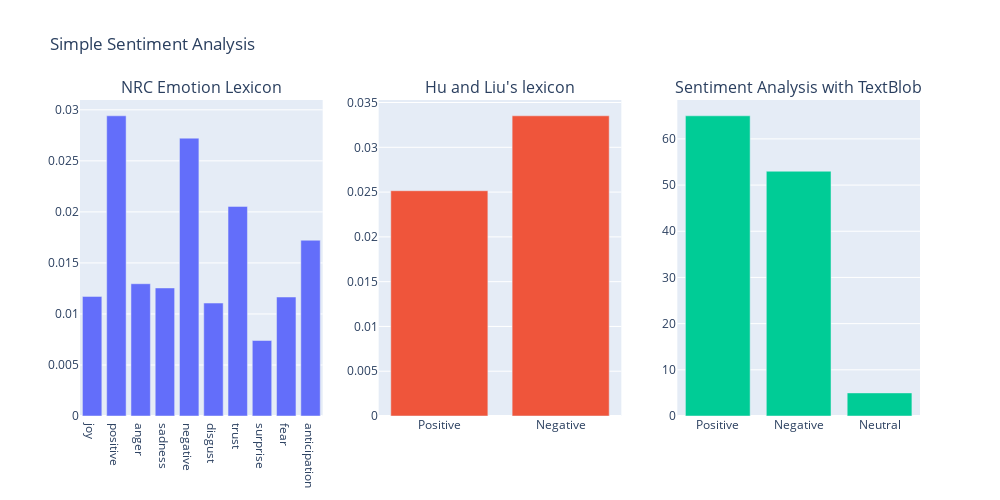

Write notebook code for a chart like this one.
### Code cell
from plotly.subplots import make_subplots
import plotly.graph_objects as go

polarity_scores=reviews_sample['Polarity'].value_counts().reset_index()
fig = make_subplots(rows=1, cols=3,
                   subplot_titles=['NRC Emotion Lexicon',"Hu and Liu's lexicon","Sentiment Analysis with TextBlob"])
fig.add_trace(
go.Bar(x=[emotion for emotion in NRC_emotions.keys()],
       y=[score for score in NRC_emotions.values()],
      showlegend=False),
    row=1,col=1
)
fig.add_trace(
go.Bar(x=["Positive",'Negative'],
      y=[cpos/len(word_tokenize(reviews_all_combined)),
        cneg/len(word_tokenize(reviews_all_combined))],
       showlegend=False
      ),row=1,col=2
)

fig.add_trace(
go.Bar(x=polarity_scores["index"].values,
      y=polarity_scores['Polarity'].values,
      showlegend=False
      ),row=1,col=3)
fig.update_layout(height=500, width=1000, title_text="Simple Sentiment Analysis")
fig.show()

### Figure 1 — Plotly figure (JSON) as saved in the notebook; plotly's stock layout.template omitted (floating-point values rounded to 4 significant figures)
{"data": [{"showlegend": false, "type": "bar", "x": ["joy", "positive", "anger", "sadness", "negative", "disgust", "trust", "surprise", "fear", "anticipation"], "xaxis": "x", "y": [0.01172, 0.02941, 0.01296, 0.01255, 0.02722, 0.01107, 0.02054, 0.007398, 0.01166, 0.01722], "yaxis": "y"}, {"showlegend": false, "type": "bar", "x": ["Positive", "Negative"], "xaxis": "x2", "y": [0.02515, 0.03352], "yaxis": "y2"}, {"showlegend": false, "type": "bar", "x": ["Positive", "Negative", "Neutral"], "xaxis": "x3", "y": [65, 53, 5], "yaxis": "y3"}], "layout": {"annotations": [{"font": {"size": 16}, "showarrow": false, "text": "NRC Emotion Lexicon", "x": 0.1444, "xanchor": "center", "xref": "paper", "y": 1, "yanchor": "bottom", "yref": "paper"}, {"font": {"size": 16}, "showarrow": false, "text": "Hu and Liu's lexicon", "x": 0.5, "xanchor": "center", "xref": "paper", "y": 1, "yanchor": "bottom", "yref": "paper"}, {"font": {"size": 16}, "showarrow": false, "text": "Sentiment Analysis with TextBlob", "x": 0.8556, "xanchor": "center", "xref": "paper", "y": 1, "yanchor": "bottom", "yref": "paper"}], "height": 500, "title": {"text": "Simple Sentiment Analysis"}, "width": 1000, "xaxis": {"anchor": "y", "domain": [0, 0.2889]}, "xaxis2": {"anchor": "y2", "domain": [0.3556, 0.6444]}, "xaxis3": {"anchor": "y3", "domain": [0.7111, 1]}, "yaxis": {"anchor": "x", "domain": [0, 1]}, "yaxis2": {"anchor": "x2", "domain": [0, 1]}, "yaxis3": {"anchor": "x3", "domain": [0, 1]}}}
